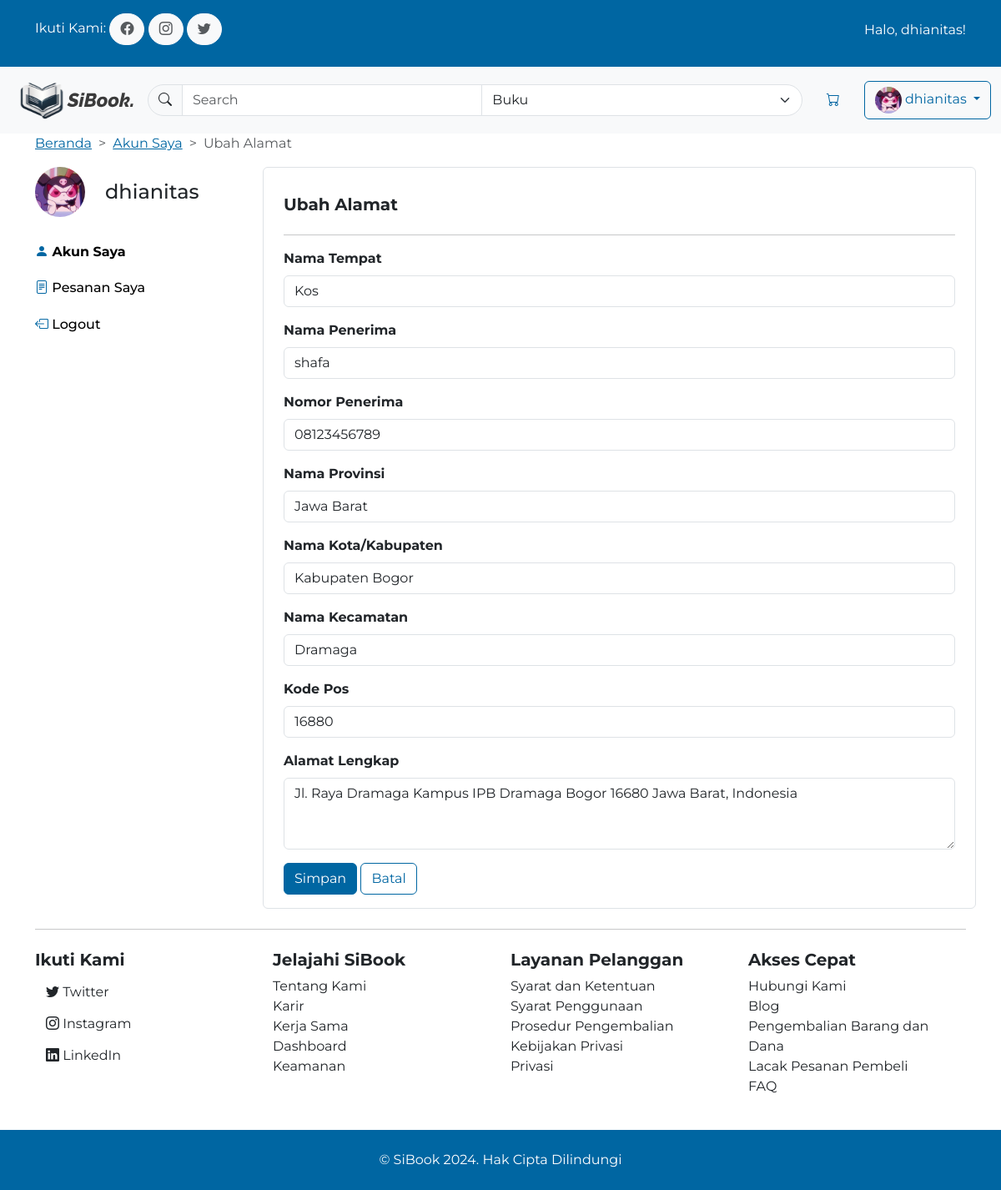
/address/update/2/?next=/profile/ (signed in), run on the app's committed database.
### bookcommerce/models.py (models this page shows, shortened)
class Customer(AbstractUser):
    email = models.EmailField(max_length=100, unique=True)
    address = models.OneToOneField(Address, on_delete=models.SET_NULL, null=True, blank=True, db_constraint=False)
    profile_picture = models.ImageField(upload_to='profile_pictures/', default='defaults/default_profile_img.jpg', null=True, blank=True)
    groups = models.ManyToManyField('auth.Group', related_name='customers')
    user_permissions = models.ManyToManyField('auth.Permission', related_name='customers')

class Address(models.Model):
	label = models.CharField(max_length=100)
	receiver_name = models.CharField(max_length=100)
	receiver_phone = models.CharField(max_length=15)
	province = models.CharField(max_length=50)
	city = models.CharField(max_length=50)
	district = models.CharField(max_length=50)
	ward = models.CharField(max_length=50)
	zipcode = models.CharField(max_length=10)
	full_address = models.CharField(max_length=150)

### bookcommerce/views.py (the view)
# urls.py: path('address/update/<int:address_id>/', update_address, name='update_address'),
@login_required
def update_address(request, address_id):
    next_url = request.GET.get('next', reverse('profile'))  # Default to 'profile' if 'next' is not provided
    address = get_object_or_404(Address, id=address_id)
    if request.method == 'POST':
        form = AddressForm(request.POST, instance=address)
        if form.is_valid():
            form.save()
            messages.success(request, 'Alamat berhasil diubah.')
            return redirect(next_url)
    else:
        form = AddressForm(instance=address)
    return render(request, 'bookcommerce/address_form.html', {'form': form, 'next': next_url})

### bookcommerce/forms.py
class AddressForm(forms.ModelForm):
    class Meta:
        model = Address
        fields = [
            'label', 'receiver_name', 'receiver_phone', 'province', 'city', 'district', 'ward', 'zipcode', 'full_address'
        ]
        widgets = {
            'label': forms.TextInput(attrs={'placeholder': 'Rumah, Kos, dll'}),
            'receiver_name': forms.TextInput(attrs={'placeholder': 'Nama Penerima'}),
            'receiver_phone': forms.TextInput(attrs={'placeholder': 'No. HP Penerima'}),
            'province': forms.TextInput(attrs={'placeholder': 'Provinsi'}),
            'city': forms.TextInput(attrs={'placeholder': 'Kota'}),
            'district': forms.TextInput(attrs={'placeholder': 'Kecamatan'}),
            'ward': forms.TextInput(attrs={'placeholder': 'Kelurahan'}),
            'zipcode': forms.TextInput(attrs={'placeholder': 'Kode Pos'}),
            'full_address': forms.Textarea(attrs={'placeholder': 'Alamat lengkap', 'rows': 3}),
        }
    def __init__(self, *args, **kwargs):
        super().__init__(*args, **kwargs)
        for field in self.fields.values():
            field.required = False
            field.label = False

### bookcommerce/templates/bookcommerce/address_form.html (shortened to what this page needs)
{% extends "bookcommerce/base.html" %}
{% load static %} {% load widget_tweaks %}
{% block content %}
<div class="container">
    <div class="row">
        <div class="col" style="--bs-breadcrumb-divider: '>'">
            <nav aria-label="breadcrumb">
                <ol class="breadcrumb">
                    <li class="breadcrumb-item"><a href="/">Beranda</a></li>
                    <li class="breadcrumb-item"><a href="{% url 'profile' %}">Akun Saya</a></li>
                    <li class="breadcrumb-item active" aria-current="page">{% if form.instance.pk %}Ubah Alamat{% else %}Tambah Alamat{% endif %}</li>
                </ol>
            </nav>
        </div>
    </div>
    <div class="row">
        <div class="col-12 col-md-3">
            <div class="row align-items-center">
                <div class="col-auto">
                    <img
                        src="{{ user.profile_picture.url }}"
                        alt="Profile Picture"
                        class="rounded-circle"
                        style="max-width: 60px;"
                    />
                </div>
                <div class="col">
                    <h4 class="m-0">{{ user.username }}</h4>
                </div>
            </div>
            <div class="row align-items-center my-4">
                <a href="{% url 'profile' %}" class="link-body-emphasis text-decoration-none my-2">
                    <h6 class="fw-bold"><i class="bi bi-person-fill text-primary"></i> Akun Saya</h6>
                </a>
                <a href="{% url 'order_history' %}" class="link-body-emphasis text-decoration-none my-2">
                    <h6><i class="bi bi-file-text text-primary"></i> Pesanan Saya</h6>
                </a>
                <a href="{% url 'logout' %}" class="link-body-emphasis text-decoration-none my-2">
                    <h6><i class="bi bi-box-arrow-left text-primary"></i> Logout</h6>
                </a>
            </div>
        </div>
        <div class="col-12 col-md-9 px-4 py-3 border rounded">
            <div class="row">
                <div class="col">
                    <h5 class="fw-bold mt-3">{% if form.instance.pk %}Ubah Alamat{% else %}Tambah Alamat{% endif %}</h5>
                </div>
            </div>
            <hr />
            <div>
              <form method="POST">
                <div class="mb-3">
                  <label for="exampleInputText1" class="form-label fw-bold">Nama Tempat</label>
                  {{ form.label|add_class:"form-control" }}
                </div>
                <div class="mb-3">
                  <label for="exampleInputText1" class="form-label fw-bold">Nama Penerima</label>
                  {{ form.receiver_name|add_class:"form-control" }}
                </div>
                <div class="mb-3">
                  <label for="exampleInputText1" class="form-label fw-bold">Nomor Penerima</label>
                  {{ form.receiver_phone|add_class:"form-control" }}
                </div>
                <div class="mb-3">
                  <label for="exampleInputText1" class="form-label fw-bold">Nama Provinsi</label>
                  {{ form.province|add_class:"form-control" }}
                </div>
                <div class="mb-3">
                  <label for="exampleInputText1" class="form-label fw-bold">Nama Kota/Kabupaten</label>
                  {{ form.city|add_class:"form-control" }}
                </div>
                <div class="mb-3">
                  <label for="exampleInputText1" class="form-label fw-bold">Nama Kecamatan</label>
                  {{ form.district|add_class:"form-control" }}
                </div>
                <div class="mb-3">
                  <label for="exampleInputText1" class="form-label fw-bold">Kode Pos</label>
                  {{ form.zipcode|add_class:"form-control" }}
                </div>
                <div class="mb-3">
                  <label for="exampleInputText1" class="form-label fw-bold">Alamat Lengkap</label>
                  {{ form.full_address|add_class:"form-control" }}
                </div>
                <button type="submit" class="btn btn-primary">Simpan</button>
                <a href="{% url 'profile' %}" class="btn btn-outline-primary">Batal</a>
              </form>
            </div>
        </div>
    </div>
</div>
{% endblock %}

### bookcommerce/templates/bookcommerce/base.html (shortened to what this page needs)
{% load static %}
<!DOCTYPE html>
<html lang="en">
    <head>
        <link rel="stylesheet" href="{% static 'bookcommerce/style.css' %}" />
        <link
            rel="stylesheet"
            href="https://cdn.jsdelivr.net/npm/bootstrap-icons@1.11.3/font/bootstrap-icons.min.css"
        />
    </head>
    <body>
        <div class="d-none d-md-block bg-primary py-3 text-white">
            <div class="container">
                <div class="row">
                    <div class="col">
                        <p class="d-inline">Ikuti Kami:</p>
                        <a href="#" class="btn btn-light rounded-pill text-body-secondary">
                            <i class="bi bi-facebook"></i>
                        </a>
                        <a href="#" class="btn btn-light rounded-pill text-body-secondary">
                            <i class="bi bi-instagram"></i>
                        </a>
                        <a href="#" class="btn btn-light rounded-pill text-body-secondary">
                            <i class="bi bi-twitter"></i>
                        </a>
                    </div>
                    <div class="col text-end">
                        {% if user.is_authenticated %}
                            <p class="mt-2">Halo, {{ user.username }}!</p>
                        {% else %}
                            <a href="#" class="btn btn-link text-white">Butuh bantuan?</a>
                        {% endif %}
                    </div>
                </div>
            </div>
        </div>
        <nav class="navbar navbar-expand-md bg-body-tertiary">
            <div class="container-fluid">
                <a class="navbar-brand" href="/">
                    <img
                        src="{% static '/bookcommerce/assets/logo_horizontal.svg' %}"
                        alt="SiBook"
                        width="150"
                        height="auto"
                    />
                </a>
                <div class="collapse navbar-collapse gap-3 text-end" id="navbarSupportedContent">
                    <form action="{% url 'search' %}" method="POST" class="input-group d-flex flex-grow-1" role="search">
                        <span class="input-group-text rounded-start-pill">
                            <button type="submit" class="btn p-0 border-0 bg-transparent">
                                <i class="bi bi-search"></i>
                            </button>
                        </span>
                        <input
                            class="form-control"
                            type="search"
                            placeholder="Search"
                            aria-label="Search"
                            name="search"
                        />
                        <select name="search_tag" class="form-select rounded-end-pill">
                            <option value="books">Buku</option>
                        </select>
                    </form>
                    {% if user.is_authenticated %}
                    <a href="{% url 'cart_detail' %}" class="btn text-primary">
                        <i class="bi bi-cart"></i>
                    </a>
                    <div class="dropdown">
                        <a class="btn btn-outline-primary dropdown-toggle" href="#" role="button" id="dropdownMenuLink" data-bs-toggle="dropdown" aria-expanded="false">
                            <img src="{{ user.profile_picture.url }}" alt="Profile Picture" class="rounded-circle" width="32" height="32">
                            {{ user.username }}
                        </a>
                    </div>
                    {% else %}
                    <a href="{% url 'login' %}" class="btn btn-outline-primary">Login</a>
                    <a href="{% url 'register' %}" class="btn btn-primary">Daftar</a>
                    {% endif %}
                </div>
            </div>
        </nav>
        {% block content %} {% endblock %}
        <footer class="container my-4">
            <hr />
            <div class="row my-4">
                <div class="col-12 col-md-3">
                    <h5 class="fw-bold">Ikuti Kami</h5>
                    <ul class="list-unstyled">
                        <li>
                            <a href="#" class="btn"><i class="bi bi-twitter"></i> Twitter</a>
                        </li>
                        <li>
                            <a href="#" class="btn"><i class="bi bi-instagram"></i> Instagram</a>
                        </li>
                        <li>
                            <a href="#" class="btn"><i class="bi bi-linkedin"></i> LinkedIn</a>
                        </li>
                    </ul>
                </div>
                <div class="col-12 col-md-3">
                    <h5 class="fw-bold">Jelajahi SiBook</h5>
                    <ul class="list-unstyled">
                        <li>Tentang Kami</li>
                        <li>Karir</li>
                        <li>Kerja Sama</li>
                        <li>Dashboard</li>
                        <li>Keamanan</li>
                    </ul>
                </div>
                <div class="col-12 col-md-3">
                    <h5 class="fw-bold">Layanan Pelanggan</h5>
                    <ul class="list-unstyled">
                        <li>Syarat dan Ketentuan</li>
                        <li>Syarat Penggunaan</li>
                        <li>Prosedur Pengembalian</li>
                        <li>Kebijakan Privasi</li>
                        <li>Privasi</li>
                    </ul>
                </div>
                <div class="col-12 col-md-3">
                    <h5 class="fw-bold">Akses Cepat</h5>
                    <ul class="list-unstyled">
                        <li>Hubungi Kami</li>
                        <li>Blog</li>
                        <li>Pengembalian Barang dan Dana</li>
                        <li>Lacak Pesanan Pembeli</li>
                        <li>FAQ</li>
                    </ul>
                </div>
            </div>
        </footer>
        <div class="bg-primary py-4 text-center">
            <p class="m-0 text-white">© SiBook 2024. Hak Cipta Dilindungi</p>
        </div>
    </body>
</html>

### data on the page
Customer: username "dhianitas", profile_picture (picture)
Address: label "Kos", receiver_name "shafa", receiver_phone "08123456789", province "Jawa Barat", city "Kabupaten Bogor", district "Dramaga", zipcode "16880", full_address "Jl. Raya Dramaga Kampus IPB Dramaga Bogor 16680 Jawa Barat, Indonesia"
